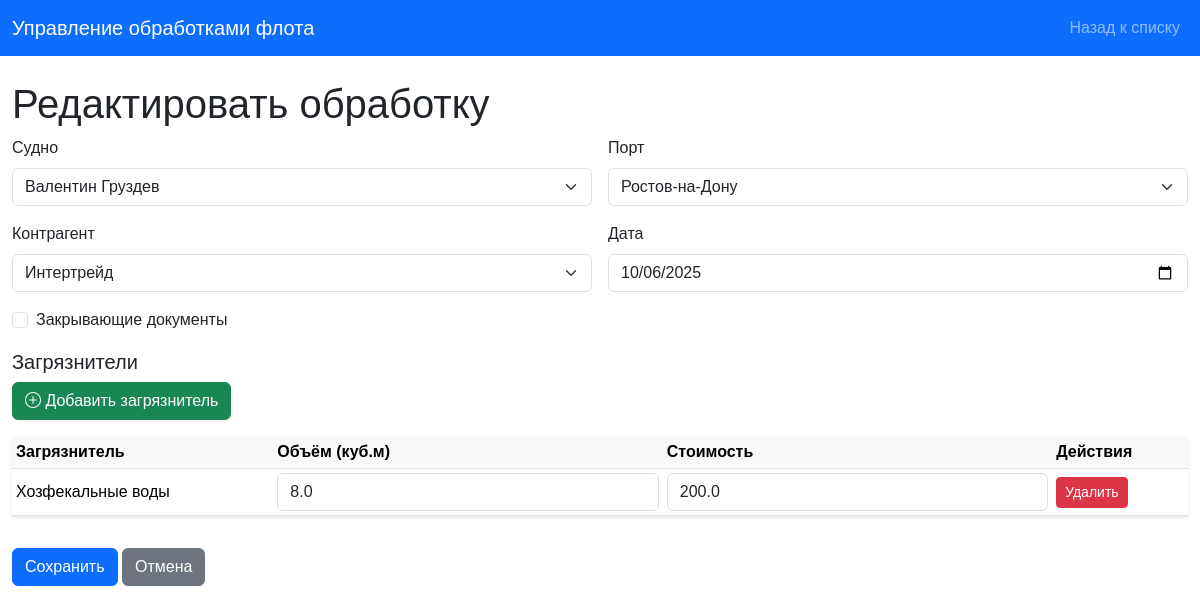
Screenshot of /edit/1 with the database file from the repository.
### models/schemas.py (models this page shows)
class Operation(Base):
    __tablename__ = "operations"
    id = Column(Integer, primary_key=True, index=True)
    ship_id = Column(Integer, ForeignKey("ships.id"))
    port_id = Column(Integer, ForeignKey("ports.id"))
    contractor_id = Column(Integer, ForeignKey("contractors.id"))
    date = Column(Date)
    has_documents = Column(Boolean, default=False)
    document_path = Column(String, nullable=True)  # Добавляем для файлов
    ship = relationship("Ship")
    port = relationship("Port")
    contractor = relationship("Contractor")
    pollutants = relationship("OperationPollutant", back_populates="operation", cascade="all, delete-orphan")

class Ship(Base):
    __tablename__ = "ships"
    id = Column(Integer, primary_key=True, index=True)
    name = Column(String, unique=True, index=True)

class Port(Base):
    __tablename__ = "ports"
    id = Column(Integer, primary_key=True, index=True)
    name = Column(String, unique=True, index=True)

class Contractor(Base):
    __tablename__ = "contractors"
    id = Column(Integer, primary_key=True, index=True)
    name = Column(String, unique=True, index=True)

class OperationPollutant(Base):
    __tablename__ = "operation_pollutants"
    id = Column(Integer, primary_key=True, index=True)
    operation_id = Column(Integer, ForeignKey("operations.id"))
    pollutant_id = Column(Integer, ForeignKey("pollutants.id"))
    volume = Column(Float, default=0.0)
    cost = Column(Float, default=0.0)
    operation = relationship("Operation", back_populates="pollutants")
    pollutant = relationship("Pollutant")

class Pollutant(Base):
    __tablename__ = "pollutants"
    id = Column(Integer, primary_key=True, index=True)
    name = Column(String, unique=True, index=True)

### routers/operations.py (the view)
@router.get("/edit/{operation_id}", response_class=HTMLResponse)
async def edit_form(operation_id: int, request: Request, db: Session = Depends(get_db)):
    operation = db.query(Operation).filter(Operation.id == operation_id).first()
    if not operation:
        raise HTTPException(status_code=404, detail="Операция не найдена")
    ships = db.query(Ship).all()
    ports = db.query(Port).all()
    contractors = db.query(Contractor).all()
    pollutants = db.query(Pollutant).all()
    operation_pollutants = {op.pollutant_id: op for op in operation.pollutants} if operation.pollutants else {}
    return templates.TemplateResponse("edit.html", {
        "request": request,
        "operation": operation,
        "ships": ships,
        "ports": ports,
        "contractors": contractors,
        "pollutants": pollutants,
        "operation_pollutants": operation_pollutants
    })

### templates/edit.html (shortened to what this page needs)
<!DOCTYPE html>
<html lang="ru">
<head>
    <link href="https://cdn.jsdelivr.net/npm/bootstrap@5.3.3/dist/css/bootstrap.min.css" rel="stylesheet">
    <link href="/static/styles.css" rel="stylesheet">
    <link href="https://cdn.jsdelivr.net/npm/bootstrap-icons/font/bootstrap-icons.css" rel="stylesheet">
</head>
<body>
    <nav class="navbar navbar-expand-lg navbar-dark bg-primary">
        <div class="container">
            <a class="navbar-brand" href="/">Управление обработками флота</a>
            <div class="navbar-nav">
                <a class="nav-link" href="/">Назад к списку</a>
            </div>
        </div>
    </nav>
    <div class="container mt-4">
        <h1>Редактировать обработку</h1>
        <form method="post" class="row g-3" id="editForm">
            <div class="col-md-6">
                <label for="ship_id" class="form-label">Судно</label>
                <select name="ship_id" id="ship_id" class="form-select" required>
                    {% for ship in ships %}
                    <option value="{{ ship.id }}" {% if ship.id == operation.ship_id %}selected{% endif %}>{{ ship.name }}</option>
                    {% endfor %}
                </select>
            </div>
            <div class="col-md-6">
                <label for="port_id" class="form-label">Порт</label>
                <select name="port_id" id="port_id" class="form-select" required>
                    {% for port in ports %}
                    <option value="{{ port.id }}" {% if port.id == operation.port_id %}selected{% endif %}>{{ port.name }}</option>
                    {% endfor %}
                </select>
            </div>
            <div class="col-md-6">
                <label for="contractor_id" class="form-label">Контрагент</label>
                <select name="contractor_id" id="contractor_id" class="form-select" required>
                    {% for contractor in contractors %}
                    <option value="{{ contractor.id }}" {% if contractor.id == operation.contractor_id %}selected{% endif %}>{{ contractor.name }}</option>
                    {% endfor %}
                </select>
            </div>
            <div class="col-md-6">
                <label for="date" class="form-label">Дата</label>
                <input type="date" name="date" id="date" class="form-control" value="{{ operation.date }}" required>
            </div>
            <div class="col-12">
                <div class="form-check">
                    <input type="checkbox" name="has_documents" id="has_documents" class="form-check-input" {% if operation.has_documents %}checked{% endif %}>
                    <label for="has_documents" class="form-check-label">Закрывающие документы</label>
                </div>
            </div>
            <div class="col-12">
                <h5>Загрязнители</h5>
                <div class="dropdown">
                    <button class="btn btn-success" type="button" id="addPollutantButton" data-bs-toggle="dropdown" aria-expanded="false">
                        <i class="bi bi-plus-circle"></i> Добавить загрязнитель
                    </button>
                </div>
            </div>
            <div class="col-12">
                <table class="table table-sm" id="pollutantsTable" {% if not operation_pollutants %}style="display: none;"{% endif %}>
                    <thead>
                        <tr>
                            <th>Загрязнитель</th>
                            <th>Объём (куб.м)</th>
                            <th>Стоимость</th>
                            <th>Действия</th>
                        </tr>
                    </thead>
                    <tbody id="pollutantsList">
                        {% for pollutant_id, op in operation_pollutants.items() %}
                        <tr data-pollutant-id="{{ pollutant_id }}">
                            <td>{{ op.pollutant.name }}</td>
                            <td><input type="number" step="0.01" name="volume_{{ pollutant_id }}" class="form-control" value="{{ op.volume }}" required></td>
                            <td><input type="number" step="0.01" name="cost_{{ pollutant_id }}" class="form-control" value="{{ op.cost }}" required></td>
                            <td><button type="button" class="btn btn-sm btn-danger" data-pollutant-id="{{ pollutant_id }}">Удалить</button></td>
                        </tr>
                        {% endfor %}
                    </tbody>
                </table>
            </div>
            <div class="col-12">
                <button type="submit" class="btn btn-primary">Сохранить</button>
                <a href="/" class="btn btn-secondary">Отмена</a>
            </div>
        </form>
    </div>
</body>
</html>

### static/css/styles.css (style rules this page uses)
body { font-family: Arial, sans-serif; }
.table { border-collapse: separate; border-spacing: 0; box-shadow: 0 2px 4px rgba(0, 0, 0, 0.1); }
.table th, .table td { vertical-align: middle; }
.table th { background-color: #f8f9fa; }
.btn-sm { padding: 0.25rem 0.5rem; font-size: 0.875rem; }
.container { max-width: 1200px; }

### rows the page displays
Operation: ship_id "Валентин Груздев", port_id "Ростов-на-Дону", contractor_id "Интертрейд", date "10/06/2025"
OperationPollutant: pollutant.name "Хозфекальные воды", volume "8.0", cost "200.0"
